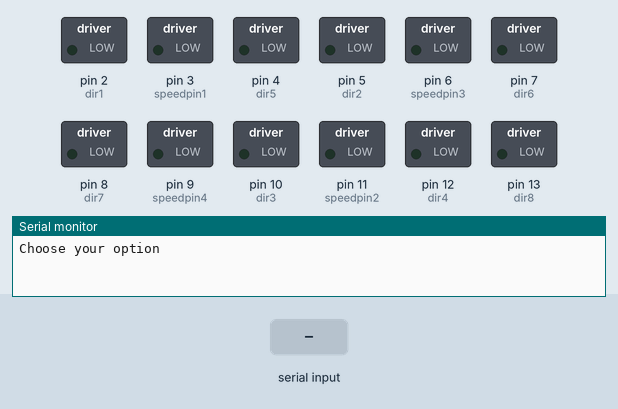
Bench run of a sketch on a simulated Arduino Uno, built with avr-gcc and run on an emulated ATmega328P. Parts: switched loads named in the sketch (green lamp = pin HIGH), the last lines printed to the serial monitor. The inputs (shaded band) are chosen by the test bench.

Above: at 1.2 s.
1.3 s: "F" received over Serial
At 2.6 s:
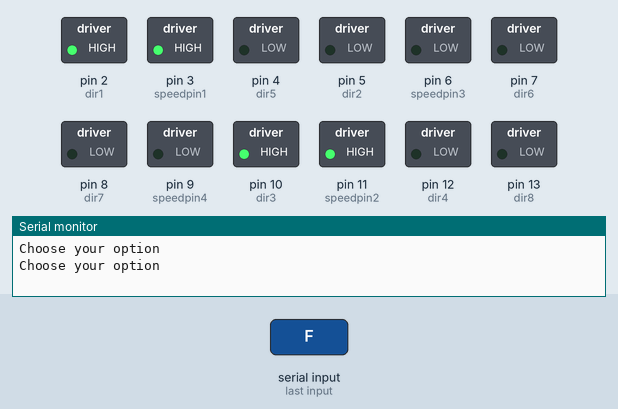
3.8 s: "B" received over Serial
At 5.6 s:
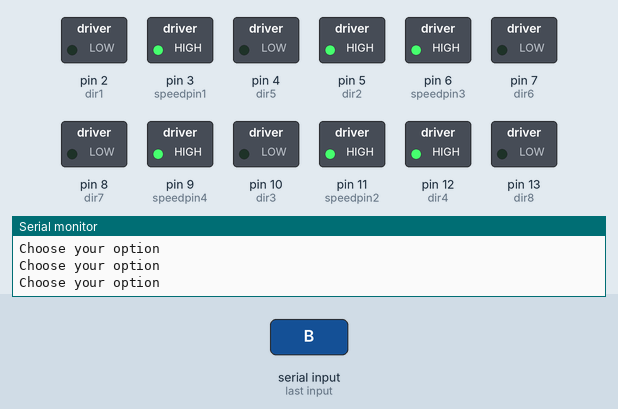
6.3 s: "R" received over Serial
At 8.5 s:
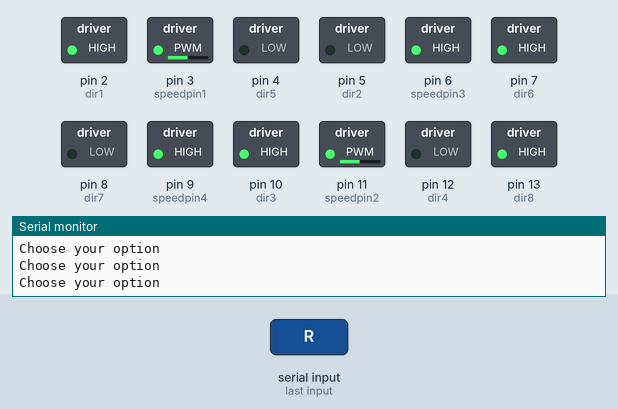
8.8 s: "L" received over Serial
At 10.6 s:
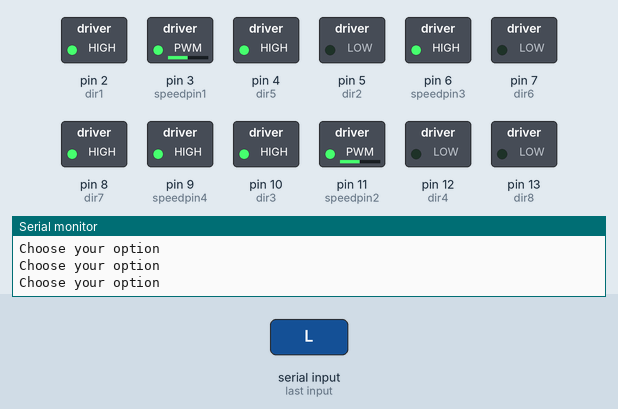
11.3 s: "F" received over Serial
At 13.5 s:
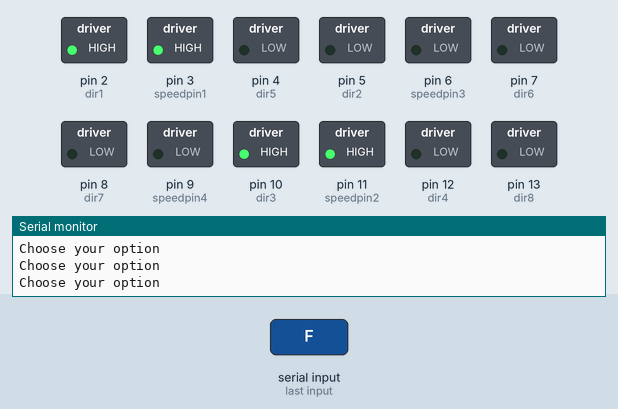
13.8 s: "B" received over Serial
At 15.7 s:
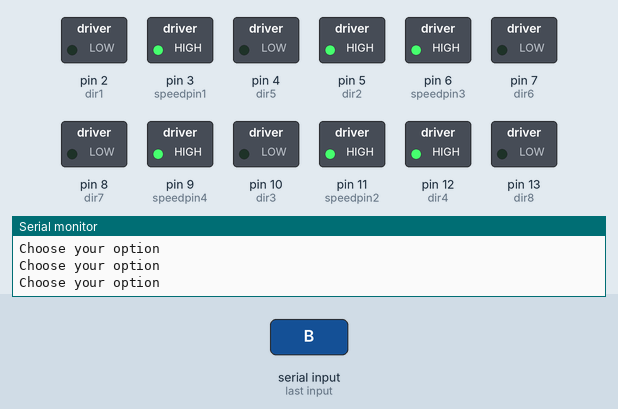
Timing chart, 0 to 17.2 s (numbered marks = the images above; inputs shaded):
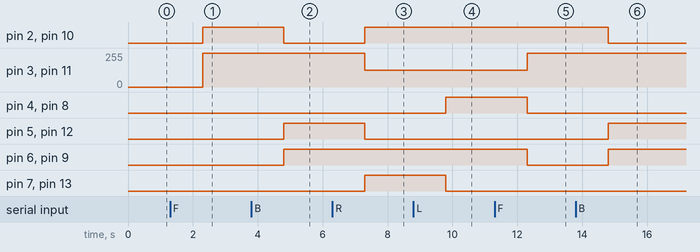

Measured:
- after the input at 1.3 s, pin 2 (dir1), pin 10 (dir3): LOW → HIGH after 1.0 s; pin 3 (speedpin1), pin 11 (speedpin2): 0/255 → 255/255 after 1.0 s
- after the input at 3.8 s, pin 2 (dir1), pin 10 (dir3): HIGH → LOW after 1.0 s; pin 5 (dir2), pin 6 (speedpin3), pin 9 (speedpin4), pin 12 (dir4): LOW → HIGH after 1.0 s
- after the input at 6.3 s, pin 2 (dir1), pin 7 (dir6), pin 10 (dir3), pin 13 (dir8): LOW → HIGH after 1.0 s; pin 3 (speedpin1), pin 11 (speedpin2): 255/255 → 125/255 after 1.0 s; pin 5 (dir2), pin 12 (dir4): HIGH → LOW after 1.0 s
- after the input at 8.8 s, pin 4 (dir5), pin 8 (dir7): LOW → HIGH after 1.0 s; pin 7 (dir6), pin 13 (dir8): HIGH → LOW after 1.0 s
- after the input at 11.3 s, pin 3 (speedpin1), pin 11 (speedpin2): 125/255 → 255/255 after 1.0 s; pin 4 (dir5), pin 6 (speedpin3), pin 8 (dir7), pin 9 (speedpin4): HIGH → LOW after 1.0 s
- after the input at 13.8 s, pin 2 (dir1), pin 10 (dir3): HIGH → LOW after 1.0 s; pin 5 (dir2), pin 6 (speedpin3), pin 9 (speedpin4), pin 12 (dir4): LOW → HIGH after 1.0 s

The sketch:

Control_4_DC_motor_using_L293D.ino
```cpp
int speedpin1=3;
int dir1=2;
int dir2=5;
int speedpin2=11;
int dir3=10;
int dir4=12;
int speedpin3=6;
int dir5=4;
int dir6=7;
int speedpin4=9;
int dir7=8;
int dir8=13;

String msg;

void setup()
{
  Serial.begin(9600);
  pinMode(speedpin1, OUTPUT);
  pinMode(speedpin2, OUTPUT);
  pinMode(dir1, OUTPUT);
  pinMode(dir2, OUTPUT);
  pinMode(dir3, OUTPUT);
  pinMode(dir4, OUTPUT);
  pinMode(speedpin3, OUTPUT);
  pinMode(speedpin4, OUTPUT);
  pinMode(dir5, OUTPUT);
  pinMode(dir6, OUTPUT);
  pinMode(dir7, OUTPUT);
  pinMode(dir8, OUTPUT);

}
void loop(){
  Serial.println("Choose your option");
  while(Serial.available()==0){

  }
  msg=Serial.readString();
  if(msg=="F"){
    Forward();
  }
  if(msg=="B"){
    Backward();
  }
  if(msg=="R"){
    turnRight();
  }
  if(msg=="L"){
    turnLeft();
  }
}
//to move forward at full speed.
void Forward()
{
  digitalWrite(dir1,HIGH);
  digitalWrite(dir2,LOW);
  digitalWrite(dir3,HIGH);
  digitalWrite(dir4,LOW);
  digitalWrite(dir5,LOW);
  digitalWrite(dir6,LOW);
  digitalWrite(dir7,LOW);
  digitalWrite(dir8,LOW);
  analogWrite(speedpin1,255);
  analogWrite(speedpin2,255);
  analogWrite(speedpin3,0);
  analogWrite(speedpin4,0);
}
//to move backward at full speed.
void Backward()
{
  digitalWrite(dir1,LOW);
  digitalWrite(dir2,HIGH);
  digitalWrite(dir3,LOW);
  digitalWrite(dir4,HIGH);
  digitalWrite(dir5,LOW);
  digitalWrite(dir6,LOW);
  digitalWrite(dir7,LOW);
  digitalWrite(dir8,LOW);
  analogWrite(speedpin1,255);
  analogWrite(speedpin2,255);
  analogWrite(speedpin3,255);
  analogWrite(speedpin4,255);
}
//to turn right and stop.
void turnRight()
{
  digitalWrite(dir1,HIGH);
  digitalWrite(dir2,LOW);
  digitalWrite(dir3,HIGH);
  digitalWrite(dir4,LOW);
  digitalWrite(dir5,LOW);
  digitalWrite(dir6,HIGH);
  digitalWrite(dir7,LOW);
  digitalWrite(dir8,HIGH);
  analogWrite(speedpin1,125);
  analogWrite(speedpin2,125);
  analogWrite(speedpin3,255);
  analogWrite(speedpin4,255);
}
// to turn left and stop.
void turnLeft()
{
  digitalWrite(dir1,HIGH);
  digitalWrite(dir2,LOW);
  digitalWrite(dir3,HIGH);
  digitalWrite(dir4,LOW);
  digitalWrite(dir5,HIGH);
  digitalWrite(dir6,LOW);
  digitalWrite(dir7,HIGH);
  digitalWrite(dir8,LOW);
  analogWrite(speedpin1,125);
  analogWrite(speedpin2,125);
  analogWrite(speedpin3,255);
  analogWrite(speedpin4,255);

}
```
